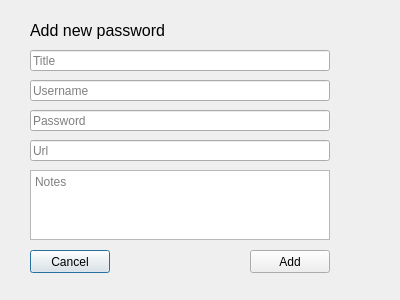
<?xml version="1.0" encoding="UTF-8"?>
<ui version="4.0">
 <class>AddPasswordDialog</class>
 <widget class="QDialog" name="AddPasswordDialog">
  <property name="geometry">
   <rect>
    <x>0</x>
    <y>0</y>
    <width>400</width>
    <height>300</height>
   </rect>
  </property>
  <property name="windowTitle">
   <string>Dialog</string>
  </property>
  <widget class="QLineEdit" name="titleInput">
   <property name="geometry">
    <rect>
     <x>30</x>
     <y>50</y>
     <width>300</width>
     <height>21</height>
    </rect>
   </property>
   <property name="placeholderText">
    <string>Title</string>
   </property>
  </widget>
  <widget class="QLabel" name="title">
   <property name="geometry">
    <rect>
     <x>30</x>
     <y>20</y>
     <width>171</width>
     <height>20</height>
    </rect>
   </property>
   <property name="font">
    <font>
     <pointsize>12</pointsize>
    </font>
   </property>
   <property name="text">
    <string>Add new password</string>
   </property>
  </widget>
  <widget class="QLineEdit" name="usernameInput">
   <property name="geometry">
    <rect>
     <x>30</x>
     <y>80</y>
     <width>300</width>
     <height>21</height>
    </rect>
   </property>
   <property name="placeholderText">
    <string>Username</string>
   </property>
  </widget>
  <widget class="QLineEdit" name="passwordInput">
   <property name="geometry">
    <rect>
     <x>30</x>
     <y>110</y>
     <width>300</width>
     <height>21</height>
    </rect>
   </property>
   <property name="echoMode">
    <enum>QLineEdit::Password</enum>
   </property>
   <property name="placeholderText">
    <string>Password</string>
   </property>
  </widget>
  <widget class="QLineEdit" name="URLInput">
   <property name="geometry">
    <rect>
     <x>30</x>
     <y>140</y>
     <width>300</width>
     <height>21</height>
    </rect>
   </property>
   <property name="placeholderText">
    <string>Url</string>
   </property>
  </widget>
  <widget class="QPlainTextEdit" name="notesInout">
   <property name="geometry">
    <rect>
     <x>30</x>
     <y>170</y>
     <width>300</width>
     <height>70</height>
    </rect>
   </property>
   <property name="placeholderText">
    <string>Notes</string>
   </property>
  </widget>
  <widget class="QPushButton" name="cancelButton">
   <property name="geometry">
    <rect>
     <x>30</x>
     <y>250</y>
     <width>80</width>
     <height>23</height>
    </rect>
   </property>
   <property name="text">
    <string>Cancel</string>
   </property>
  </widget>
  <widget class="QPushButton" name="addButton">
   <property name="geometry">
    <rect>
     <x>250</x>
     <y>250</y>
     <width>80</width>
     <height>23</height>
    </rect>
   </property>
   <property name="text">
    <string>Add</string>
   </property>
  </widget>
 </widget>
 <resources/>
 <connections/>
</ui>
